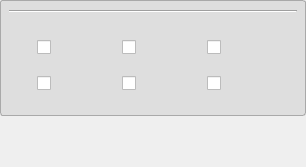
<?xml version="1.0" encoding="UTF-8"?>
<ui version="4.0">
 <class>FGECameraDataCompositionGuidesForm</class>
 <widget class="QWidget" name="FGECameraDataCompositionGuidesForm">
  <property name="geometry">
   <rect>
    <x>0</x>
    <y>0</y>
    <width>306</width>
    <height>167</height>
   </rect>
  </property>
  <property name="windowTitle">
   <string>Form</string>
  </property>
  <layout class="QGridLayout" name="gridLayout_2">
   <property name="leftMargin">
    <number>0</number>
   </property>
   <property name="topMargin">
    <number>0</number>
   </property>
   <property name="rightMargin">
    <number>0</number>
   </property>
   <property name="bottomMargin">
    <number>0</number>
   </property>
   <property name="spacing">
    <number>0</number>
   </property>
   <item row="1" column="0">
    <spacer name="verticalSpacer">
     <property name="orientation">
      <enum>Qt::Vertical</enum>
     </property>
     <property name="sizeHint" stdset="0">
      <size>
       <width>20</width>
       <height>48</height>
      </size>
     </property>
    </spacer>
   </item>
   <item row="0" column="0">
    <widget class="QWidget" name="widget_2" native="true">
     <property name="minimumSize">
      <size>
       <width>0</width>
       <height>0</height>
      </size>
     </property>
     <property name="maximumSize">
      <size>
       <width>16777215</width>
       <height>16777215</height>
      </size>
     </property>
     <property name="styleSheet">
      <string notr="true">QWidget#widget {
    border: 1px solid darkgray;
	background-color: rgb(222, 222, 222);
	border-radius: 3px;
}
QPushButton#pushButton {
            background-color: transparent;
            border: 0px solid #555555;
            border-radius: 5px;
}
QPushButton#pushButton:hover {
            background-color: rgba(0, 0, 0, 30);
}
QPushButton#pushButton:pressed {
            background-color: rgba(0, 0, 0, 60);
}
QPushButton#pushButton:checked {
            background-color: rgba(0, 0, 0, 80);
}</string>
     </property>
     <layout class="QGridLayout" name="gridLayout_4">
      <property name="leftMargin">
       <number>0</number>
      </property>
      <property name="topMargin">
       <number>0</number>
      </property>
      <property name="rightMargin">
       <number>0</number>
      </property>
      <property name="bottomMargin">
       <number>0</number>
      </property>
      <property name="spacing">
       <number>0</number>
      </property>
      <item row="0" column="0">
       <widget class="FGEListWidgetStyleBItem" name="widget" native="true">
        <property name="minimumSize">
         <size>
          <width>0</width>
          <height>0</height>
         </size>
        </property>
        <property name="maximumSize">
         <size>
          <width>16777215</width>
          <height>16777215</height>
         </size>
        </property>
        <layout class="QGridLayout" name="gridLayout_9">
         <property name="leftMargin">
          <number>9</number>
         </property>
         <property name="topMargin">
          <number>9</number>
         </property>
         <property name="rightMargin">
          <number>9</number>
         </property>
         <property name="bottomMargin">
          <number>9</number>
         </property>
         <property name="spacing">
          <number>0</number>
         </property>
         <item row="1" column="0">
          <widget class="QLabel" name="label_5">
           <property name="minimumSize">
            <size>
             <width>0</width>
             <height>10</height>
            </size>
           </property>
           <property name="maximumSize">
            <size>
             <width>16777215</width>
             <height>10</height>
            </size>
           </property>
           <property name="text">
            <string/>
           </property>
          </widget>
         </item>
         <item row="0" column="0">
          <widget class="Line" name="line">
           <property name="minimumSize">
            <size>
             <width>0</width>
             <height>4</height>
            </size>
           </property>
           <property name="maximumSize">
            <size>
             <width>16777215</width>
             <height>4</height>
            </size>
           </property>
           <property name="styleSheet">
            <string notr="true"/>
           </property>
           <property name="orientation">
            <enum>Qt::Horizontal</enum>
           </property>
          </widget>
         </item>
         <item row="2" column="0">
          <widget class="QWidget" name="widget_ortho_trbl" native="true">
           <property name="minimumSize">
            <size>
             <width>0</width>
             <height>84</height>
            </size>
           </property>
           <property name="maximumSize">
            <size>
             <width>16777215</width>
             <height>84</height>
            </size>
           </property>
           <layout class="QGridLayout" name="gridLayout_8">
            <item row="1" column="2">
             <widget class="QCheckBox" name="checkBox_6">
              <property name="minimumSize">
               <size>
                <width>60</width>
                <height>30</height>
               </size>
              </property>
              <property name="maximumSize">
               <size>
                <width>60</width>
                <height>30</height>
               </size>
              </property>
              <property name="text">
               <string/>
              </property>
              <property name="icon">
               <iconset resource="../icons.qrc">
                <normaloff>:/Icons/svg/guide6.svg</normaloff>:/Icons/svg/guide6.svg</iconset>
              </property>
              <property name="iconSize">
               <size>
                <width>32</width>
                <height>32</height>
               </size>
              </property>
             </widget>
            </item>
            <item row="1" column="1">
             <widget class="QCheckBox" name="checkBox_5">
              <property name="minimumSize">
               <size>
                <width>60</width>
                <height>30</height>
               </size>
              </property>
              <property name="maximumSize">
               <size>
                <width>60</width>
                <height>30</height>
               </size>
              </property>
              <property name="text">
               <string/>
              </property>
              <property name="icon">
               <iconset resource="../icons.qrc">
                <normaloff>:/Icons/svg/guide5.svg</normaloff>:/Icons/svg/guide5.svg</iconset>
              </property>
              <property name="iconSize">
               <size>
                <width>32</width>
                <height>32</height>
               </size>
              </property>
             </widget>
            </item>
            <item row="1" column="0">
             <widget class="QCheckBox" name="checkBox_4">
              <property name="minimumSize">
               <size>
                <width>60</width>
                <height>30</height>
               </size>
              </property>
              <property name="maximumSize">
               <size>
                <width>60</width>
                <height>30</height>
               </size>
              </property>
              <property name="text">
               <string/>
              </property>
              <property name="icon">
               <iconset resource="../icons.qrc">
                <normaloff>:/Icons/svg/guide4.svg</normaloff>:/Icons/svg/guide4.svg</iconset>
              </property>
              <property name="iconSize">
               <size>
                <width>32</width>
                <height>32</height>
               </size>
              </property>
             </widget>
            </item>
            <item row="0" column="0">
             <widget class="QCheckBox" name="checkBox">
              <property name="minimumSize">
               <size>
                <width>60</width>
                <height>30</height>
               </size>
              </property>
              <property name="maximumSize">
               <size>
                <width>60</width>
                <height>30</height>
               </size>
              </property>
              <property name="text">
               <string/>
              </property>
              <property name="icon">
               <iconset resource="../icons.qrc">
                <normaloff>:/Icons/svg/guide1.svg</normaloff>:/Icons/svg/guide1.svg</iconset>
              </property>
              <property name="iconSize">
               <size>
                <width>32</width>
                <height>32</height>
               </size>
              </property>
             </widget>
            </item>
            <item row="0" column="1">
             <widget class="QCheckBox" name="checkBox_2">
              <property name="minimumSize">
               <size>
                <width>60</width>
                <height>30</height>
               </size>
              </property>
              <property name="maximumSize">
               <size>
                <width>60</width>
                <height>30</height>
               </size>
              </property>
              <property name="text">
               <string/>
              </property>
              <property name="icon">
               <iconset resource="../icons.qrc">
                <normaloff>:/Icons/svg/guide2.svg</normaloff>:/Icons/svg/guide2.svg</iconset>
              </property>
              <property name="iconSize">
               <size>
                <width>32</width>
                <height>32</height>
               </size>
              </property>
             </widget>
            </item>
            <item row="0" column="2">
             <widget class="QCheckBox" name="checkBox_3">
              <property name="minimumSize">
               <size>
                <width>60</width>
                <height>30</height>
               </size>
              </property>
              <property name="maximumSize">
               <size>
                <width>60</width>
                <height>30</height>
               </size>
              </property>
              <property name="text">
               <string/>
              </property>
              <property name="icon">
               <iconset resource="../icons.qrc">
                <normaloff>:/Icons/svg/guide3.svg</normaloff>:/Icons/svg/guide3.svg</iconset>
              </property>
              <property name="iconSize">
               <size>
                <width>32</width>
                <height>32</height>
               </size>
              </property>
             </widget>
            </item>
           </layout>
          </widget>
         </item>
        </layout>
       </widget>
      </item>
     </layout>
    </widget>
   </item>
  </layout>
 </widget>
 <customwidgets>
  <customwidget>
   <class>FGEListWidgetStyleBItem</class>
   <extends>QWidget</extends>
   <header>GUI/ListWidget/FGEListWidgetStyleBItem.h</header>
   <container>1</container>
  </customwidget>
 </customwidgets>
 <resources>
  <include location="../icons.qrc"/>
 </resources>
 <connections/>
</ui>
